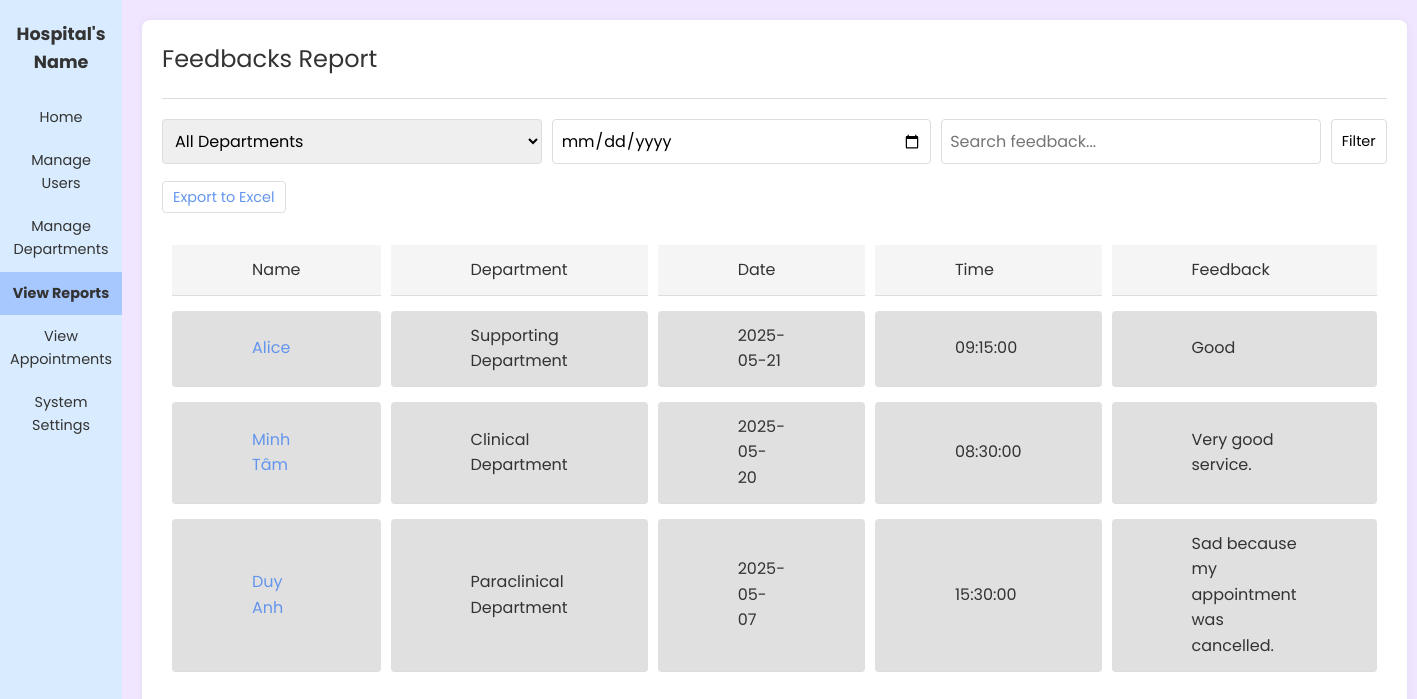
The page /final/feedbacks_report.php on the database its author committed.
### tables this page shows
CREATE TABLE `feedbacks` (
  `id` int(11) NOT NULL,
  `user_id` int(11) NOT NULL,
  `department_id` int(11) NOT NULL,
  `feedback_text` text NOT NULL,
  `feedback_date` date NOT NULL,
  `feedback_time` time NOT NULL,
  `created_at` timestamp NOT NULL DEFAULT current_timestamp()
);

CREATE TABLE `users` (
  `full_name` varchar(100) NOT NULL,
  `email` varchar(100) NOT NULL,
  `password` varchar(255) NOT NULL,
  `role` enum('admin','doctor','nurse','patient') NOT NULL,
  `created_date` date DEFAULT curdate(),
  `status` enum('active','inactive') DEFAULT 'active',
  `id` int(11) NOT NULL
);

CREATE TABLE `departments` (
  `id` int(11) NOT NULL,
  `name` varchar(100) NOT NULL
);

### final/feedbacks_report.php (the view, shortened to what this page needs)
<?php
include 'config.php';
$department = isset($_GET['department']) ? intval($_GET['department']) : '';
$date = isset($_GET['date']) ? $_GET['date'] : '';
$search = isset($_GET['search']) ? $conn->real_escape_string($_GET['search']) : '';
$sql = "
    SELECT f.*, u.full_name, d.name AS department_name
    FROM feedbacks f
    JOIN users u ON f.user_id = u.id
    JOIN departments d ON f.department_id = d.id
    WHERE 1 = 1
";
$sql .= " ORDER BY f.feedback_date DESC, f.feedback_time DESC";
$result = $conn->query($sql);
?>
<!DOCTYPE html>
<html lang="en">
<head>
  <link rel="stylesheet" href="styles.css">
  <link rel="stylesheet" href="https://cdnjs.cloudflare.com/ajax/libs/font-awesome/6.4.0/css/all.min.css">
</head>
<body>
  <div class="container">
    <div class="sidebar" style = "width: 200px">
      <div class="site-title">Hospital's Name</div>
      <ul class="sidebar-menu">
        <li><a href="index.php">Home</a></li>
        <li><a href="manage_users.php">Manage Users</a></li>
        <li><a href="manage_departments.php">Manage Departments</a></li>
        <li class="active"><a href="view_reports.php">View Reports</a></li>
        <li><a href="view_appointments.php">View Appointments</a></li>
        <li><a href="system_settings.php">System Settings</a></li>
      </ul>
    </div>
    <main class="main-content">
    <div class="header">
      <h1>Feedbacks Report</h1>
    </div>
    <form method="get" style="display: flex; gap: 10px; margin-bottom: 20px;">
      <select name="department" class="form-control">
        <option value="">All Departments</option>
      </select>
      <input type="date" name="date" class="form-control" value="<?= htmlspecialchars($date) ?>">
      <input type="text" name="search" class="form-control" placeholder="Search feedback..." value="<?= htmlspecialchars($search) ?>">
      <button type="submit" class="button">Filter</button>
    </form>
    <a
  href="export_feedbacks_excel.php?department=<?= $department ?>&date=<?= urlencode($date) ?>&search=<?= urlencode($search) ?>"
  class="button"
>
  Export to Excel
</a>
    <table>
      <thead>
        <tr>
          <th>Name</th>
          <th>Department</th>
          <th>Date</th>
          <th>Time</th>
          <th>Feedback</th>
        </tr>
      </thead>
      <tbody>
        <?php while ($row = $result->fetch_assoc()) { ?>
        <tr>
          <td class="placeholder-block"><a href="manage_users_detail.php?id=<?= $row['user_id'] ?>"><?= htmlspecialchars($row['full_name']) ?></a></td>
          <td class="placeholder-block"><?= htmlspecialchars($row['department_name']) ?></td>
          <td class="placeholder-block"><?= $row['feedback_date'] ?></td>
          <td class="placeholder-block"><?= $row['feedback_time'] ?></td>
          <td class="placeholder-block"><?= htmlspecialchars($row['feedback_text']) ?></td>
        </tr>
        <?php } ?>
      </tbody>
    </table>
  </main>
  </div>

### final/styles.css (style rules this page uses)
:root { --primary-color: #f0e6ff; --secondary-color: #d9ecff; --accent-color: #6495ed; --text-color: #333; --light-gray: #f5f5f5; --medium-gray: #e0e0e0; --border-color: #ddd; --sidebar-width: 200px; --header-height: 40px; }
* { margin: 0; padding: 0; box-sizing: border-box; font-family: "Poppins", Arial, sans-serif; }
body { background-color: var(--primary-color); color: var(--text-color); line-height: 1.6; }
a { text-decoration: none; color: var(--accent-color); }
button, .button { background-color: white; border: 1px solid var(--border-color); border-radius: 4px; padding: 5px 10px; cursor: pointer; font-size: 0.9rem; }
.container { display: flex; min-height: 100vh; }
.sidebar { width: var(--sidebar-width); background-color: var(--secondary-color); padding: 20px 0; min-height: 100vh; }
.sidebar-menu { list-style: none; }
.sidebar-menu li { padding: 10px; text-align: center; cursor: pointer; }
.sidebar-menu li.active { background-color: #a7c7ff; font-weight: bold; }
.sidebar-menu a { color: var(--text-color); display: block; font-size: 0.9rem; }
.main-content { flex: 1; background-color: white; padding: 20px; border-radius: 8px; margin: 20px; box-shadow: 0 0 10px rgba(0, 0, 0, 0.05); }
.header { display: flex; justify-content: space-between; align-items: center; padding-bottom: 20px; border-bottom: 1px solid var(--border-color); margin-bottom: 20px; }
.header h1 { font-size: 1.5rem; font-weight: normal; }
table { width: 100%; border-collapse: separate; border-spacing: 10px 15px; margin-top: 20px; }
th, td { padding: 12px 80px; text-align: left; border-bottom: 1px solid var(--border-color); }
td { background-color: white; }
th { font-weight: normal; color: var(--text-color); background-color: var(--light-gray); }
tr { margin-bottom: 15px; }
.form-control { width: 100%; padding: 8px; border: 1px solid var(--border-color); border-radius: 4px; font-size: 1rem; }
.placeholder-block { background-color: var(--medium-gray); height: 20px; width: 100%; border-radius: 4px; }
.site-title { font-size: 1.1rem; font-weight: bold; text-align: center; margin-bottom: 20px; padding: 0 10px; color: var(--text-color); }

### rows shown on the page
feedbacks: user.full_name "Alice", department.name "Supporting Department", feedback_date "2025-05-21", feedback_time "09:15:00", feedback_text "Good"
feedbacks: user.full_name "Minh Tâm", department.name "Clinical Department", feedback_date "2025-05-20", feedback_time "08:30:00", feedback_text "Very good service."
feedbacks: user.full_name "Duy Anh", department.name "Paraclinical Department", feedback_date "2025-05-07", feedback_time "15:30:00", feedback_text "Sad because my appointment was cancelled."
